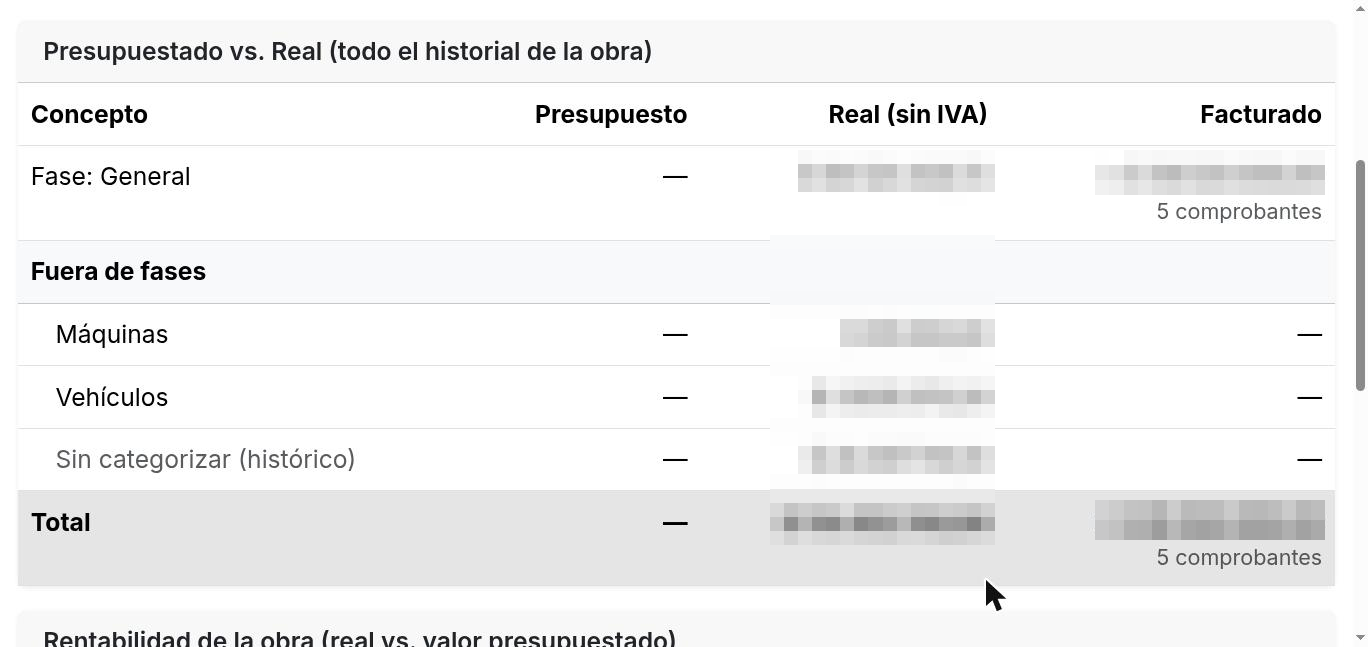
#> input picture proyectos/flota-firebase/assets/screens/resultados.png, 1368 x 647 px, given in place of resultados.jpg, which was not available
$ python scrub_template.py
#> lines starting #> are read from the running program, lines starting #| are printed output that depends on the picture
# Plantilla de limpieza de capturas (ver SKILL.md §3). Copiala al scratchpad y editá RAW/OUT/JOBS.
# RAW: capturas originales SIN limpiar (fuera del repo). OUT: assets/screens/ del proyecto.
# JOBS: {nombre: [cajas (x0,y0,x1,y1) en px de la captura a pixelar]}. Revisá SIEMPRE el resultado a ojo:
# una caja de más tapa nombres de unidades; una de menos deja una patente legible.
from PIL import Image
RAW="/tmp/claude-1000/-home-diego--claude-spares-spare-m98Q3R/98e29902-77c6-46c0-8d9e-ccc9237f6314/scratchpad/raw/"
OUT="/home/diego/Soft/repos/portfolio/proyectos/flota-firebase/assets/screens/"
def pix(im, box, k=14):
    x0,y0,x1,y1 = box
    r = im.crop(box); w,h = r.size
    r = r.resize((max(1,w//k), max(1,h//k)), Image.BILINEAR).resize((w,h), Image.NEAREST)
    im.paste(r, box)
JOBS = {
 "resultados": [(770,150,995,545),(1095,150,1325,195),(1095,500,1325,540)],      # importes reales y facturados
 "fases":      [(790,335,1312,482)],                                              # importes por fase
 "materiales": [(1160,125,1330,647)],                                             # costos
 "alertas":    [(188,133,312,168),(84,60,198,94),(282,503,378,540),(52,540,116,570),(52,0,190,30)],  # patentes
 "unidades":   [], "inicio": [], "obra-header": [],
}
for name, boxes in JOBS.items():
    im = Image.open(RAW+name+".jpg").convert("RGB")
#> im is the input picture: PIL image 1368x647 RGB; mean R, G, B 241.7, 241.8, 242
    for b in boxes: pix(im, b)
#> this loop made 3 passes
#> pass 1, in pix, `r = im.crop(box)`:
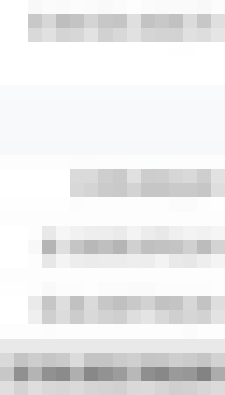
#> r: PIL image 225x395 RGB; mean R, G, B 235.2, 235.4, 235.7
#> pass 2, in pix (call 2), `r = im.crop(box)`:
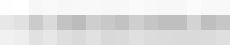
#> r: PIL image 230x45 RGB; min 188, max 255, mean 225.1
    im.save(OUT+name+".png")
    print(name, im.size)
#| resultados (1368, 647)
#> pass 2 of the loop `for name, boxes in JOBS.items():`:
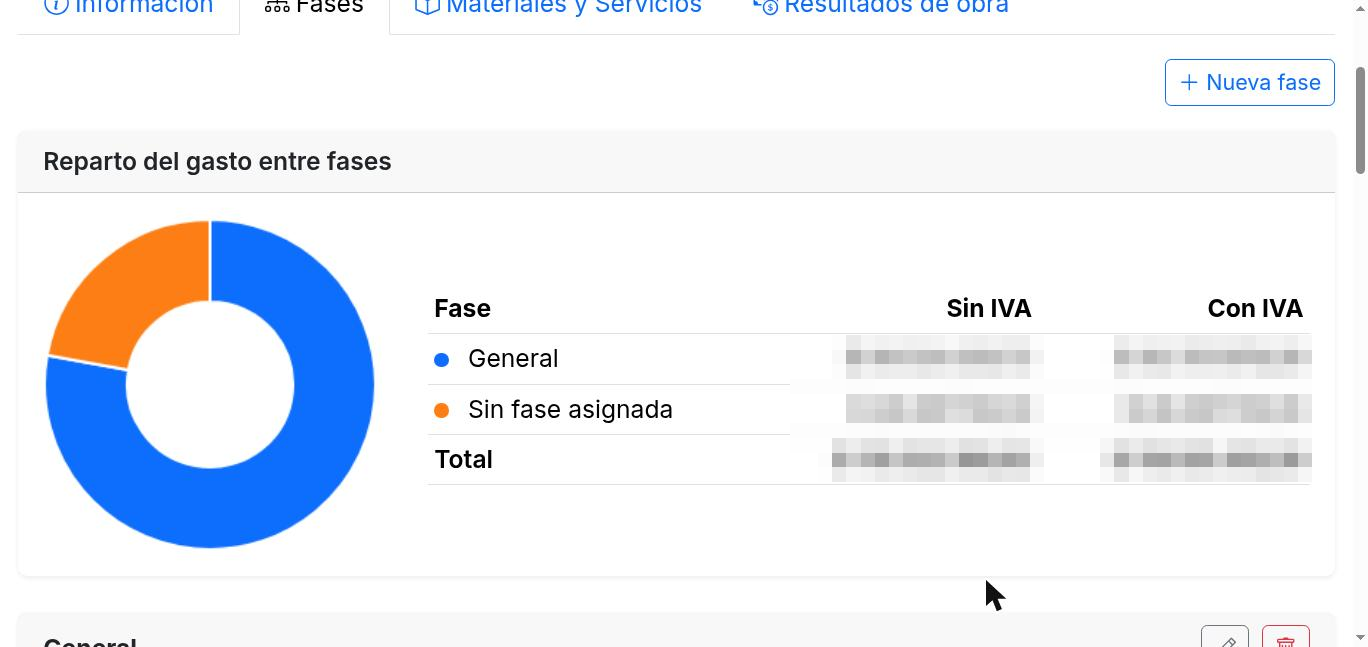
#> input picture proyectos/flota-firebase/assets/screens/fases.png, 1368 x 647 px, given in place of fases.jpg, which was not available
#> im is the input picture: PIL image 1368x647 RGB; mean R, G, B 235.2, 238.9, 245.4
#> the loop `for b in boxes: pix(im, b)` made 1 pass
#> pass 1, in pix (call 4), `r = im.crop(box)`:
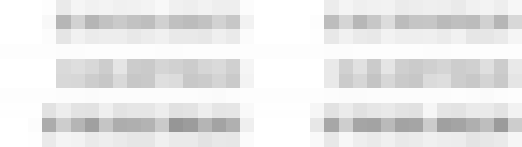
#> r: PIL image 522x147 RGB; min 150, max 255, mean 232.2
#> pass 1, in pix (call 4), `r = r.resize((max(1,w//k), max(1,h//k)), Image.BILINEAR).resize((w,h),..`:
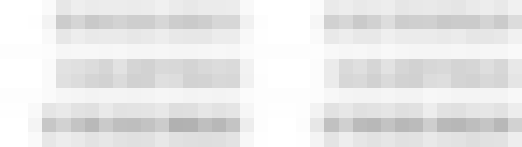
#> r: PIL image 522x147 RGB; min 177, max 255, mean 232.3
#| fases (1368, 647)
#> pass 3 of the loop `for name, boxes in JOBS.items():`:
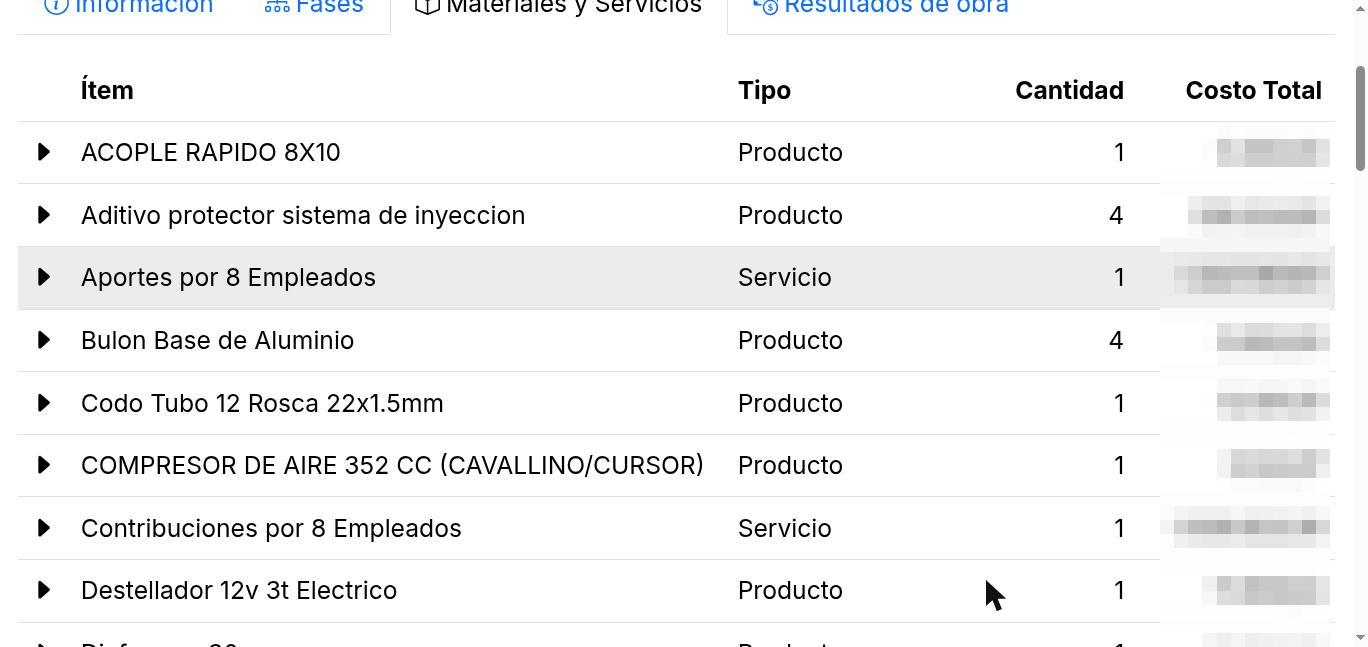
#> input picture proyectos/flota-firebase/assets/screens/materiales.png, 1368 x 647 px, given in place of materiales.jpg, which was not available
#> im is the input picture: PIL image 1368x647 RGB; mean R, G, B 243.1, 243.3, 243.5
#> the loop `for b in boxes: pix(im, b)` made 1 pass
#> pass 1, in pix (call 5), `r = im.crop(box)`:
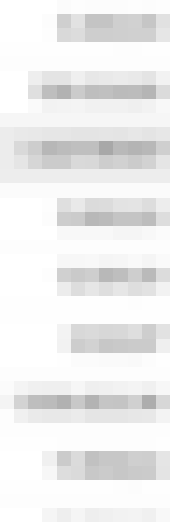
#> r: PIL image 170x522 RGB; min 168, max 255, mean 237.4
#| materiales (1368, 647)
#> (the run stopped early here; a loop or call above may not have finished)
